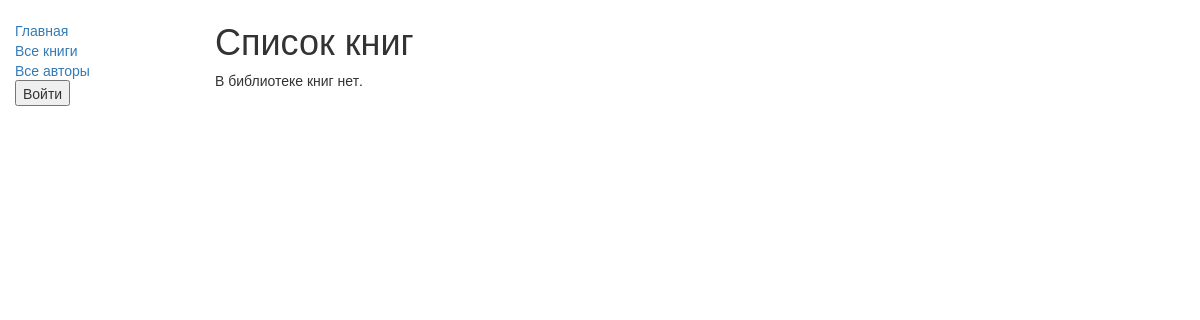
Page /catalog/books/ on the earlier database version.
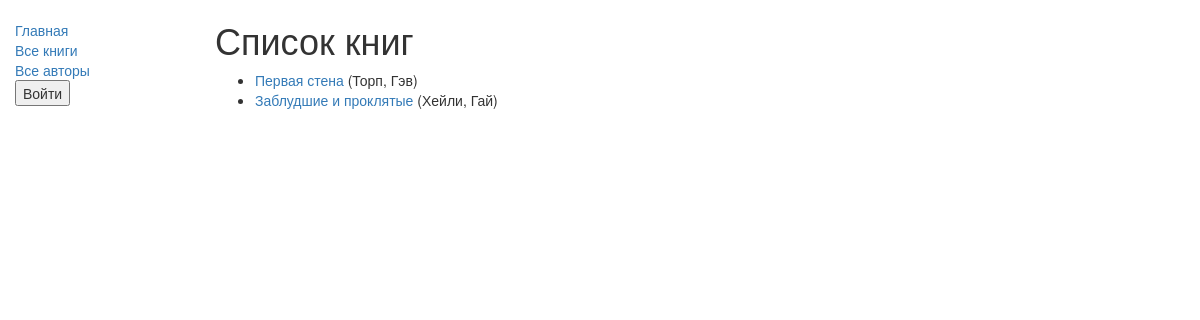
Same page on the later database version.
### catalog/models.py (models this page shows, shortened)
class Book(models.Model):
    title = models.CharField(max_length=200)
    author = models.ForeignKey('Author', on_delete=models.SET_NULL, null=True)
    summary = models.TextField(max_length=1000, help_text="Enter a brief description of the book")
    isbn = models.CharField('ISBN',max_length=13, help_text='13 Character <a href="https://www.isbn-international.org/content/what-isbn">ISBN number</a>')
    genre = models.ManyToManyField(Genre, help_text="Select a genre for this book")
    def get_absolute_url(self):
        return reverse('book-detail', args=[str(self.id)])
    def display_genre(self):
        return ', '.join([ genre.name for genre in self.genre.all()[:3] ])
    display_genre.short_description = 'Genre'

class Author(models.Model):
    first_name = models.CharField(max_length=100)
    last_name = models.CharField(max_length=100)
    date_of_birth = models.DateField(null=True, blank=True)
    date_of_death = models.DateField('Died', null=True, blank=True)
    def __str__(self):
        return '%s, %s' % (self.last_name, self.first_name)

### catalog/views.py (the view)
class BookListView(generic.ListView):
    model = Book
    paginate_by = 2
    def get_queryset(self):
        return Book.objects.filter(title__icontains='')

### catalog/templates/catalog/book_list.html
{% extends "base_generic.html" %}
{% block content %}
    <h1>Список книг</h1>
    {% if book_list %}
    <ul>
      {% for book in book_list %}
      <li>
        <a href="{{ book.get_absolute_url }}">{{ book.title }}</a> ({{book.author}})
      </li>
      {% endfor %}
    </ul>
    {% else %}
      <p>В библиотеке книг нет.</p>
    {% endif %}
{% endblock %}

Differences in the rows shown:
added Book: title "Первая стена", author "Торп, Гэв"
added Book: title "Заблудшие и проклятые", author "Хейли, Гай"
Other differences:
text no longer shown: "В библиотеке книг нет."
